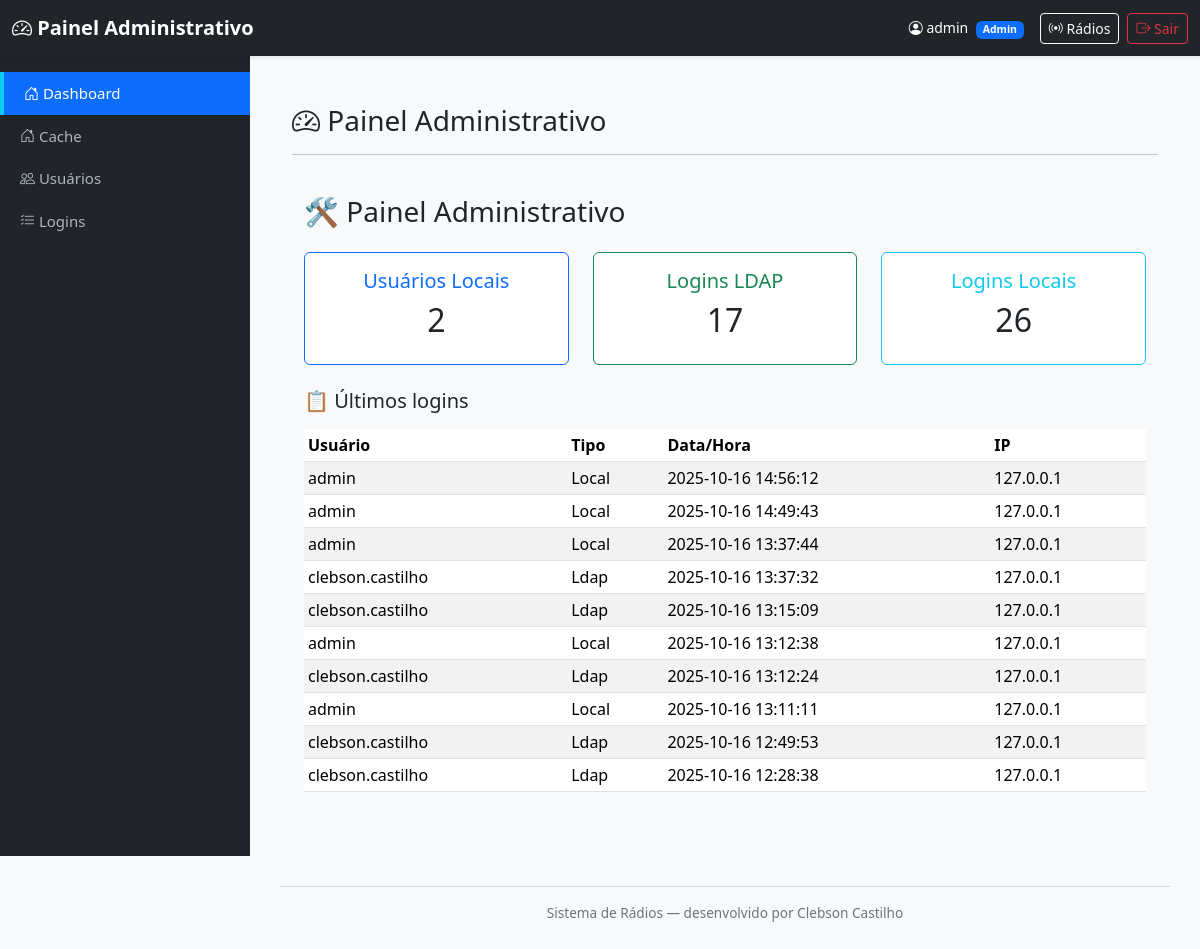
The page /admin/dashboard (signed in) on the database as committed earlier.
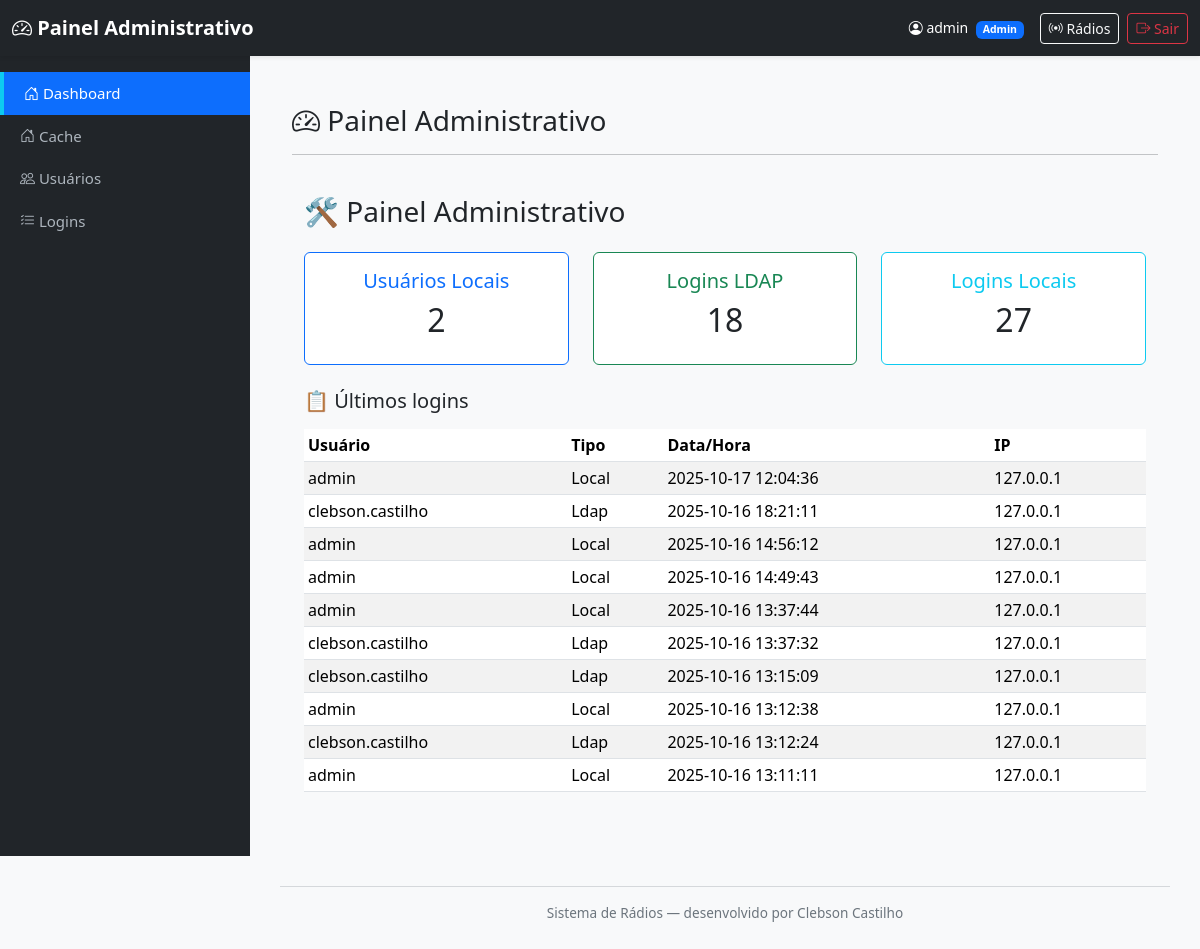
The same page on the database as committed later.
### tables this page shows
CREATE TABLE logins (
            id INTEGER PRIMARY KEY AUTOINCREMENT,
            usuario TEXT NOT NULL,
            tipo_login TEXT NOT NULL,
            data_hora TEXT NOT NULL,
            ip TEXT
        );

### mod_admin/routes.py (the view)
@bp_admin.route('/admin/dashboard')
@admin_required   # ✅ Decorator direto
def dashboard():
    total_usuarios = contar_usuarios()
    logins = contar_logins()
    total_local = logins.get("local", 0)
    total_ldap = logins.get("ldap", 0)
    logs = listar_logins(10)
    usuarios = listar_usuarios()
    return render_template(
        'admin_dashboard.html',
        total_usuarios=total_usuarios,
        total_local=total_local,
        total_ldap=total_ldap,
        logs=logs,
        usuarios=usuarios
    )

### mod_admin/models.py (called while the page is built)
def get_connection():
    conn = sqlite3.connect(DB_PATH, check_same_thread=False)
    conn.row_factory = sqlite3.Row
    return conn

def listar_logins(limit=100):
    conn = get_connection()
    cur = conn.cursor()
    cur.execute("""
        SELECT usuario, tipo_login, data_hora, ip
        FROM logins
        ORDER BY id DESC
        LIMIT ?
    """, (limit,))
    registros = cur.fetchall()
    conn.close()
    return registros

def contar_logins():
    conn = get_connection()
    cur = conn.cursor()
    cur.execute("SELECT COUNT(*) FROM logins WHERE tipo_login='local'")
    total_local = cur.fetchone()[0]
    cur.execute("SELECT COUNT(*) FROM logins WHERE tipo_login='ldap'")
    total_ldap = cur.fetchone()[0]
    conn.close()
    return {"local": total_local, "ldap": total_ldap}

def listar_usuarios():
    conn = get_connection()
    cur = conn.cursor()
    cur.execute("""
        CREATE TABLE IF NOT EXISTS usuarios (
            id INTEGER PRIMARY KEY AUTOINCREMENT,
            nome TEXT,
            usuario TEXT UNIQUE,
            senha TEXT,
            tipo TEXT
        )
    """)
    cur.execute("SELECT id, nome, usuario, tipo FROM usuarios ORDER BY id ASC")
    usuarios = cur.fetchall()
    conn.close()
    return usuarios

def contar_usuarios():
    conn = get_connection()
    cur = conn.cursor()
    cur.execute("SELECT COUNT(*) FROM usuarios")
    total = cur.fetchone()[0]
    conn.close()
    return total

### mod_auth/utils.py (called while the page is built)
def admin_required(f):
    @wraps(f)
    def decorated_function(*args, **kwargs):
        user = session.get('user')
        if not user:
            flash("⚠️ Faça login para continuar.", "warning")
            return redirect(url_for('auth.login'))
        if user.get('tipo') != 'admin':
            template = current_app.jinja_env.get_or_select_template("error_403.html")
            return template.render(user=user), 403
        return f(*args, **kwargs)
    return decorated_function

### mod_admin/templates/admin_dashboard.html (shortened to what this page needs)
{% extends "admin_base.html" %}
{% block content %}
<div class="container py-4">
  <h3><i class="bi bi-speedometer2"></i> Painel Administrativo </h3>
  <hr>
  <div class="container py-4">
    <h3 class="mb-4">🛠 Painel Administrativo</h3>
    <div class="row text-center mb-4">
      <div class="col-md-4">
        <div class="card border-primary">
          <div class="card-body">
            <h5 class="text-primary">Usuários Locais</h5>
            <h2>{{ total_usuarios }}</h2>
          </div>
        </div>
      </div>
      <div class="col-md-4">
        <div class="card border-success">
          <div class="card-body">
            <h5 class="text-success">Logins LDAP</h5>
            <h2>{{ total_ldap }}</h2>
          </div>
        </div>
      </div>
      <div class="col-md-4">
        <div class="card border-info">
          <div class="card-body">
            <h5 class="text-info">Logins Locais</h5>
            <h2>{{ total_local }}</h2>
          </div>
        </div>
      </div>
    </div>
    <h5 class="mb-3">📋 Últimos logins</h5>
    <table class="table table-sm table-striped">
      <thead>
        <tr>
          <th>Usuário</th>
          <th>Tipo</th>
          <th>Data/Hora</th>
          <th>IP</th>
        </tr>
      </thead>
      <tbody>
        {% for u, t, d, i in logs %}
        <tr>
          <td>{{ u }}</td>
          <td>{{ t|capitalize }}</td>
          <td>{{ d }}</td>
          <td>{{ i or '-' }}</td>
        </tr>
        {% endfor %}
      </tbody>
    </table>
  </div>
</div>
{% endblock %}

### templates/admin_base.html (shortened to what this page needs)
<!DOCTYPE html>
<html lang="pt-BR">
<head>
  <link href="https://cdn.jsdelivr.net/npm/bootstrap@5.3.3/dist/css/bootstrap.min.css" rel="stylesheet">
  <link href="https://cdn.jsdelivr.net/npm/bootstrap-icons@1.11.3/font/bootstrap-icons.css" rel="stylesheet">
</head>
<body class="bg-light">
  <nav class="navbar navbar-dark bg-dark fixed-top shadow-sm">
    <div class="container-fluid d-flex justify-content-between align-items-center">
      <span class="navbar-brand mb-0 h5">
        <i class="bi bi-speedometer2"></i> Painel Administrativo
      </span>
      <div class="d-flex align-items-center">
        <span class="text-white small me-3">
          <i class="bi bi-person-circle"></i>
          {% if session.user %}
          {{ session.user.usuario }}
          <span class="badge bg-{% if session.user.tipo == 'admin' %}primary{% else %}secondary{% endif %} ms-1">
            {{ session.user.tipo|capitalize }}
          </span>
          {% endif %}
        </span>
        <a href="{{ url_for('radio.select_radio') }}" class="btn btn-outline-light btn-sm me-2">
          <i class="bi bi-broadcast"></i> Rádios
        </a>
        <a href="{{ url_for('auth.logout') }}" class="btn btn-outline-danger btn-sm">
          <i class="bi bi-box-arrow-right"></i> Sair
        </a>
      </div>
    </div>
  </nav>
  <div class="sidebar bg-dark" id="sidebar">
    <a href="{{ url_for('admin.dashboard') }}" class="{% if request.endpoint == 'admin.dashboard' %}active{% endif %}">
      <i class="bi bi-house-door"></i> Dashboard
    </a>
        <a href="{{ url_for('radio.status_cache') }}" class="{% if request.endpoint == 'radio.status_cache' %}active{% endif %}">
      <i class="bi bi-house-door"></i> Cache
    </a>
    <a href="{{ url_for('admin.usuarios') }}" class="{% if request.endpoint == 'admin.usuarios' %}active{% endif %}">
      <i class="bi bi-people"></i> Usuários
    </a>
    <a href="{{ url_for('admin.logins') }}" class="{% if request.endpoint == 'admin.logins' %}active{% endif %}">
      <i class="bi bi-list-check"></i> Logins
    </a>
  </div>
  <div class="content">
    {% block content %}
    {% endblock %}
    <footer>
      <hr>
      Sistema de Rádios — desenvolvido por Clebson Castilho
    </footer>
  </div>
</body>
</html>

### templates/admin_base.html (style rules this page uses)
body { background-color: #f8f9fa; overflow-x: hidden; }
.navbar { height: 56px; }
.sidebar { width: 250px; height: 100vh; background-color: #212529; position: fixed; top: 56px; left: 0; padding-top: 1rem; overflow-y: auto; transition: left 0.3s ease-in-out; }
.sidebar a { color: #adb5bd; text-decoration: none; display: block; padding: 10px 20px; font-size: 15px; }
.sidebar a:hover, .sidebar a.active { background-color: #0d6efd; color: white; border-left: 4px solid #0dcaf0; }
.content { margin-left: 250px; padding: 80px 30px 30px; transition: margin-left 0.3s ease; }
.navbar-brand { font-weight: bold; }
footer { text-align: center; font-size: 0.85rem; color: #6c757d; margin-top: 30px; }

Rows that differ between the two databases and show on the page:
no longer on this page (row unchanged): logins: usuario "clebson.castilho", tipo_login "Ldap", data_hora "2025-10-16 12:49:53", ip "127.0.0.1"
no longer on this page (row unchanged): logins: usuario "clebson.castilho", tipo_login "Ldap", data_hora "2025-10-16 12:28:38", ip "127.0.0.1"
added logins: usuario "admin", tipo_login "Local", data_hora "2025-10-17 12:04:36", ip "127.0.0.1"
added logins: usuario "clebson.castilho", tipo_login "Ldap", data_hora "2025-10-16 18:21:11", ip "127.0.0.1"
Other text that changed with them:
{{ total_ldap }}: "17" → "18"
{{ total_local }}: "26" → "27"
